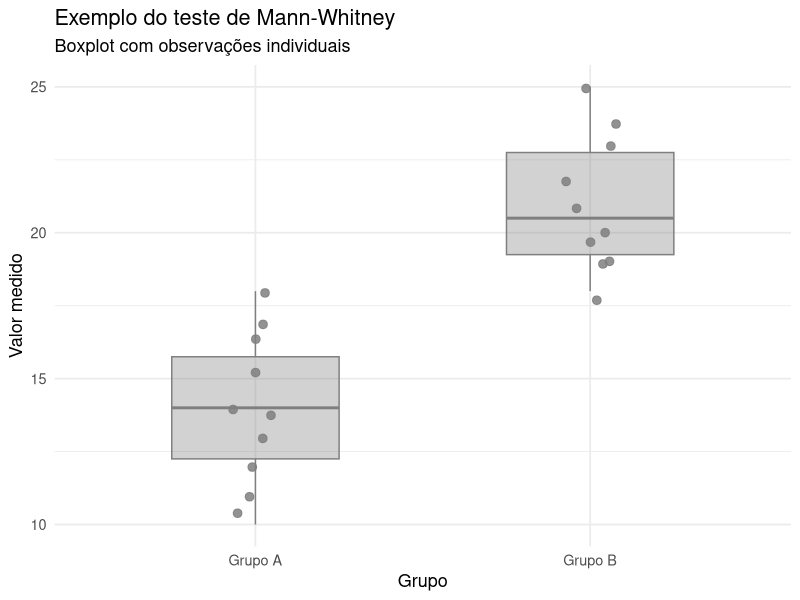
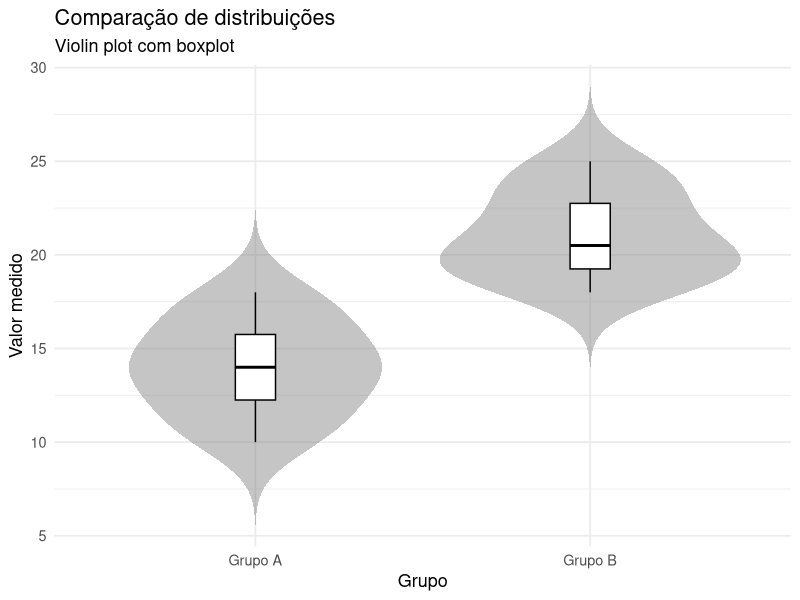
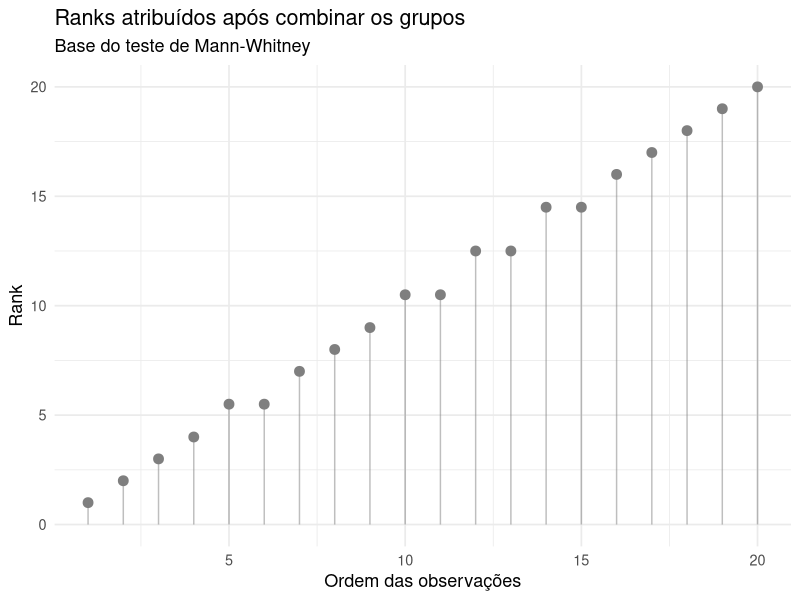

Generate these figures, in order, with R:
# Teste de Mann-Whitney ----
# usado para comparar dois grupos independentes quando:
# - a normalidade é duvidosa
# - há outliers
# - a variável é ordinal ou contínua sem boa aderência normal
# - testa se os dois grupos têm a mesma distribuição
# - muito usado como teste de diferença de posição central

# Carregar pacotes necessários
library(ggplot2)
library(dplyr)
library(tidyr)

# Definir semente para reprodutibilidade
set.seed(123)

# Definir paleta Okabe-Ito
okabe_ito <- c(
  "laranja"       = "#E69F00",
  "azul_claro"    = "#56B4E9",
  "verde_azulado" = "#009E73",
  "amarelo"       = "#F0E442",
  "azul"          = "#0072B2",
  "vermelho"      = "#D55E00",
  "roxo"          = "#CC79A7",
  "preto"         = "#000000")

# Simular dois grupos independentes
grupo_a_valores <- c(12, 15, 14, 10, 18, 16, 11, 13, 17, 14)
grupo_b_valores <- c(20, 22, 19, 18, 24, 21, 23, 20, 25, 19)

# Criar tabela de dados
tabela_dados <- data.frame(
  grupo = c(rep("Grupo A", length(grupo_a_valores)),
            rep("Grupo B", length(grupo_b_valores))),
  valor = c(grupo_a_valores, grupo_b_valores))

# Converter grupo em fator para controlar ordem no gráfico
tabela_dados$grupo <- factor(tabela_dados$grupo,
                             levels = c("Grupo A", "Grupo B"))

# Estatísticas descritivas
resumo_descritivo <- tabela_dados %>%
  group_by(grupo) %>%
  summarise(
    tamanho_amostra = n(),
    media = mean(valor),
    mediana = median(valor),
    desvio_padrao = sd(valor),
    iqr = IQR(valor),
    minimo = min(valor),
    maximo = max(valor))

print(resumo_descritivo)

# Executar teste de Mann-Whitney (Wilcoxon rank-sum)
resultado_teste <- wilcox.test(
  valor ~ grupo,
  data = tabela_dados,
  alternative = "two.sided",
  exact = FALSE,
  conf.int = TRUE
)

print(resultado_teste)

# Calcular ranks manualmente
tabela_ranks <- tabela_dados %>%
  arrange(valor) %>%  # ordenar valores
  mutate(rank = rank(valor, ties.method = "average"))  # atribuir ranks

print(tabela_ranks)

# Somar ranks por grupo
resumo_ranks <- tabela_ranks %>%
  group_by(grupo) %>%
  summarise(
    tamanho_amostra = n(),
    soma_ranks = sum(rank)
  )

print(resumo_ranks)

# Extrair valores para cálculo manual de U
n_grupo_a <- resumo_ranks$tamanho_amostra[resumo_ranks$grupo == "Grupo A"]
n_grupo_b <- resumo_ranks$tamanho_amostra[resumo_ranks$grupo == "Grupo B"]

soma_ranks_a <- resumo_ranks$soma_ranks[resumo_ranks$grupo == "Grupo A"]
soma_ranks_b <- resumo_ranks$soma_ranks[resumo_ranks$grupo == "Grupo B"]

# Calcular estatística U
u_grupo_a <- soma_ranks_a - (n_grupo_a * (n_grupo_a + 1)) / 2
u_grupo_b <- soma_ranks_b - (n_grupo_b * (n_grupo_b + 1)) / 2

cat("U do Grupo A =", u_grupo_a, "\n")
cat("U do Grupo B =", u_grupo_b, "\n")

# Verificação de consistência
cat("U_A + U_B =", u_grupo_a + u_grupo_b, "\n")
cat("n1 * n2 =", n_grupo_a * n_grupo_b, "\n")

# Calcular tamanho de efeito (correlação bisserial de ranks)
correlacao_bisserial <- 1 - (2 * min(u_grupo_a, u_grupo_b)) /
  (n_grupo_a * n_grupo_b)

cat("Correlação bisserial de ranks =", correlacao_bisserial, "\n")

# Gráfico 1: Boxplot com pontos individuais
grafico_boxplot <- ggplot(tabela_dados,
                          aes(x = grupo, y = valor,
                              fill = grupo, color = grupo)) +
  geom_boxplot(width = 0.5, alpha = 0.35, outlier.shape = NA) +
  geom_jitter(width = 0.08, size = 2.6, alpha = 0.85) +
  scale_fill_manual(values = c("Grupo A" = okabe_ito["azul_claro"],
                               "Grupo B" = okabe_ito["vermelho"])) +
  scale_color_manual(values = c("Grupo A" = okabe_ito["azul"],
                                "Grupo B" = okabe_ito["vermelho"])) +
  labs(
    title = "Exemplo do teste de Mann-Whitney",
    subtitle = "Boxplot com observações individuais",
    x = "Grupo",
    y = "Valor medido"
  ) +
  theme_minimal(base_size = 13) +
  theme(legend.position = "none")

print(grafico_boxplot)

# Gráfico 2: Violin plot com boxplot
grafico_violin <- ggplot(tabela_dados,
                         aes(x = grupo, y = valor, fill = grupo)) +
  geom_violin(alpha = 0.45, trim = FALSE, color = NA) +
  geom_boxplot(width = 0.12, fill = "white",
               color = "black", outlier.shape = NA) +
  scale_fill_manual(values = c("Grupo A" = okabe_ito["azul_claro"],
                               "Grupo B" = okabe_ito["vermelho"])) +
  labs(
    title = "Comparação de distribuições",
    subtitle = "Violin plot com boxplot",
    x = "Grupo",
    y = "Valor medido"
  ) +
  theme_minimal(base_size = 13) +
  theme(legend.position = "none")

print(grafico_violin)

# Gráfico 3: Visualização dos ranks
grafico_ranks <- tabela_ranks %>%
  mutate(indice_observacao = row_number()) %>%
  ggplot(aes(x = indice_observacao, y = rank, color = grupo)) +
  geom_point(size = 3) +
  geom_segment(aes(xend = indice_observacao,
                   y = 0, yend = rank), alpha = 0.5) +
  scale_color_manual(values = c("Grupo A" = okabe_ito["azul"],
                                "Grupo B" = okabe_ito["vermelho"])) +
  labs(
    title = "Ranks atribuídos após combinar os grupos",
    subtitle = "Base do teste de Mann-Whitney",
    x = "Ordem das observações",
    y = "Rank"
  ) +
  theme_minimal(base_size = 13)

print(grafico_ranks)
